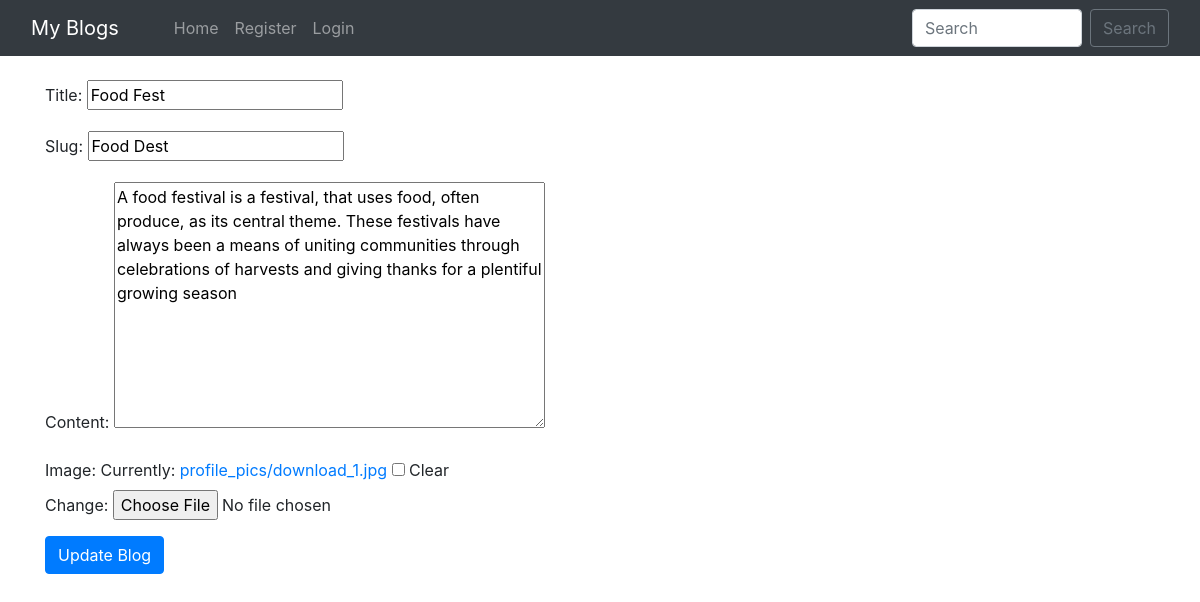
Screenshot of /edit_blog_post/Food Dest/ with the database file from the repository.
### home/models.py (models this page shows, shortened)
class BlogPost(models.Model):
    id = models.BigAutoField(primary_key=True)
    title=models.CharField(max_length=255)
    author= models.ForeignKey(User, on_delete=models.CASCADE)
    slug=models.CharField(max_length=130)
    content=models.TextField()
    image = models.ImageField(upload_to="profile_pics", blank=True, null=True)
    dateTime=models.DateTimeField(auto_now_add=True)

### home/views.py (the view)
# urls.py: path("edit_blog_post/<str:slug>/", UpdatePostView.as_view(), name="edit_blog_post"),
class UpdatePostView(UpdateView):
    model = BlogPost
    template_name = 'edit_blog_post.html'
    fields = ['title', 'slug', 'content', 'image']

### home/templates/edit_blog_post.html (shortened to what this page needs)
{% extends 'base.html' %}
{% block body %}
<form enctype="multipart/form-data" method="POST"> {% csrf_token %}
<div class="container mt-4">
{{ form.as_p }}
<button class="btn btn-primary">Update Blog</button>
</div>
</form>
{% endblock %}

### rows the page displays
BlogPost: title "Food Fest", slug "Food Dest", content "A food festival is a festival, that uses food, often produce, as its central theme. These festivals have always been a means of uniting communities through celebrations of harvests and giving thanks for a plentiful growing season"
